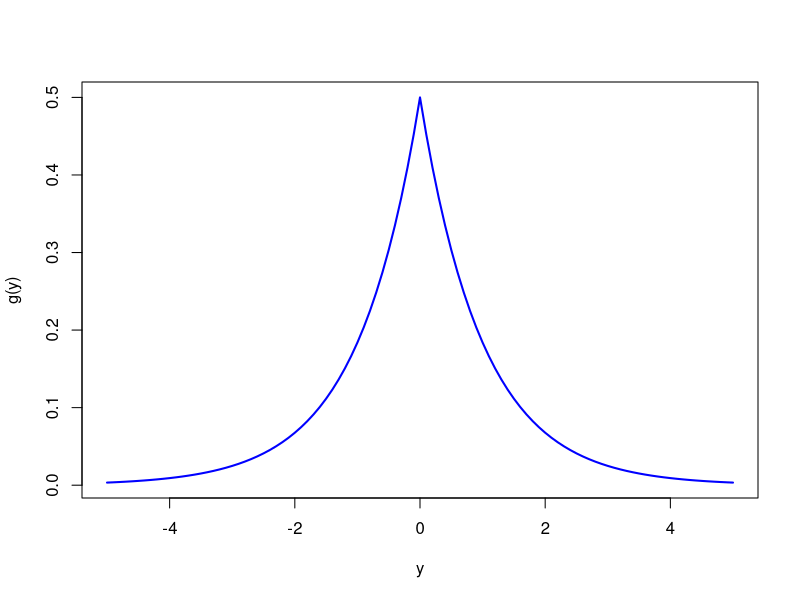
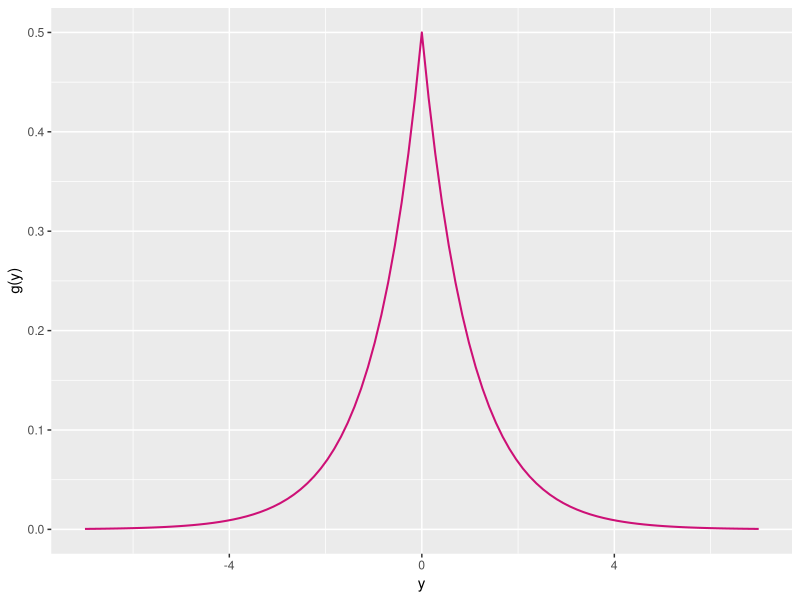
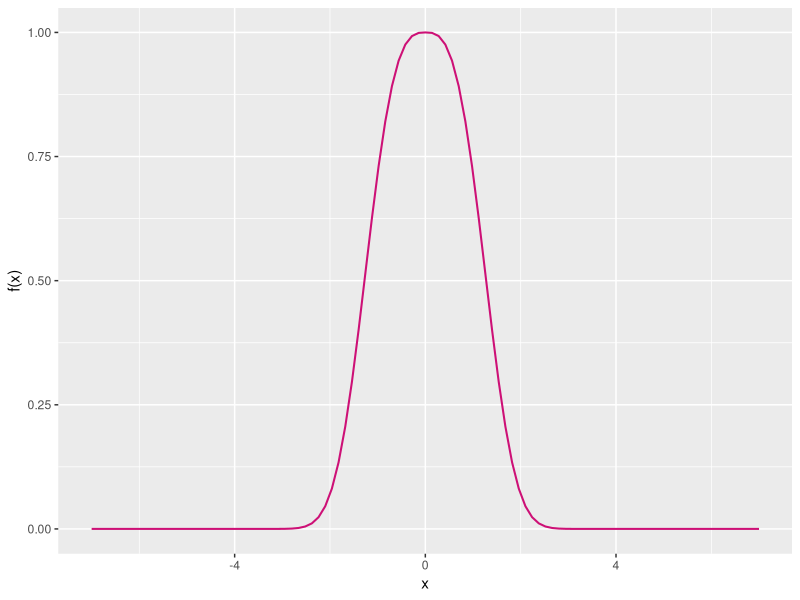
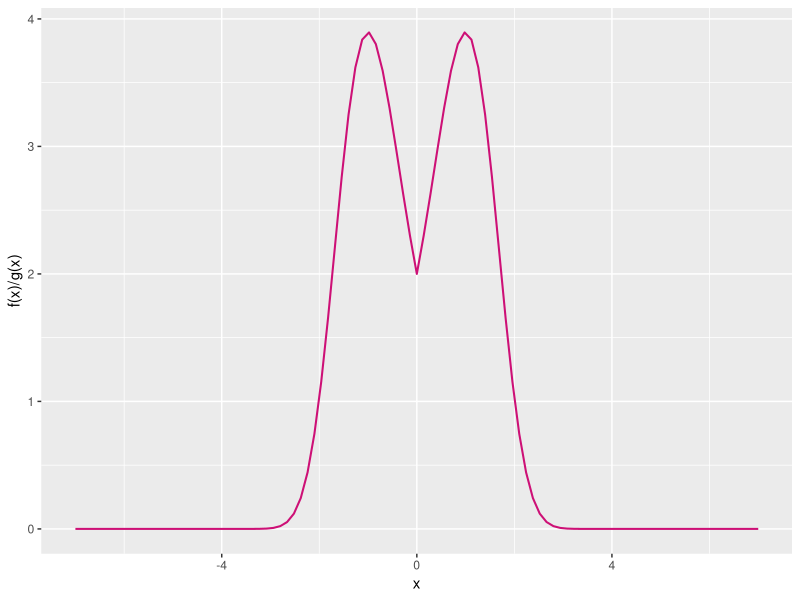
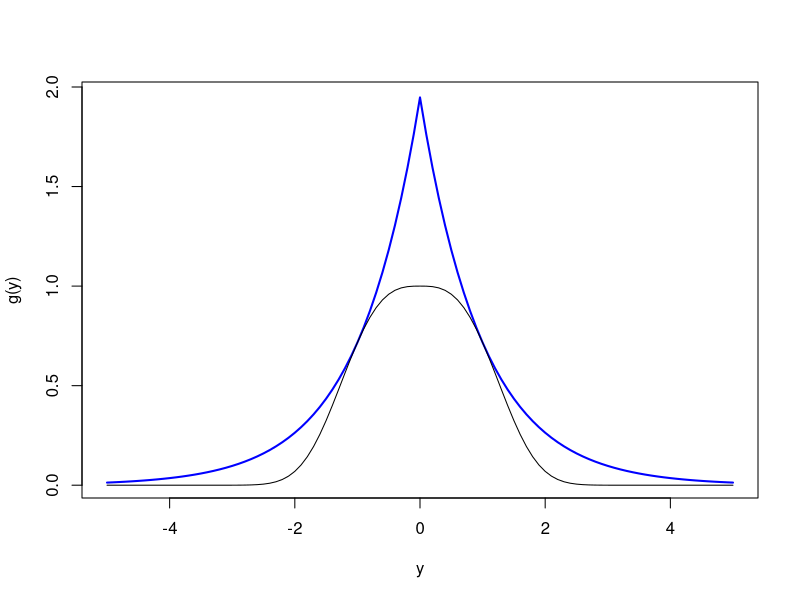
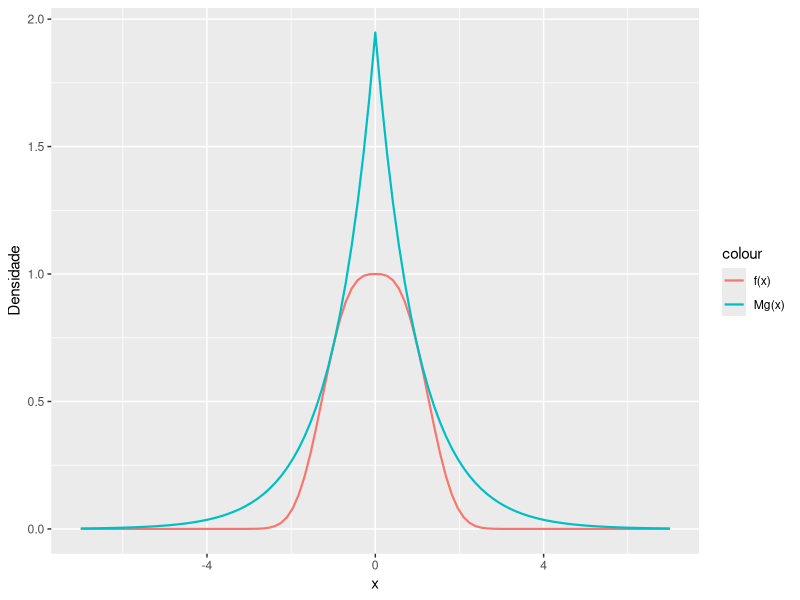
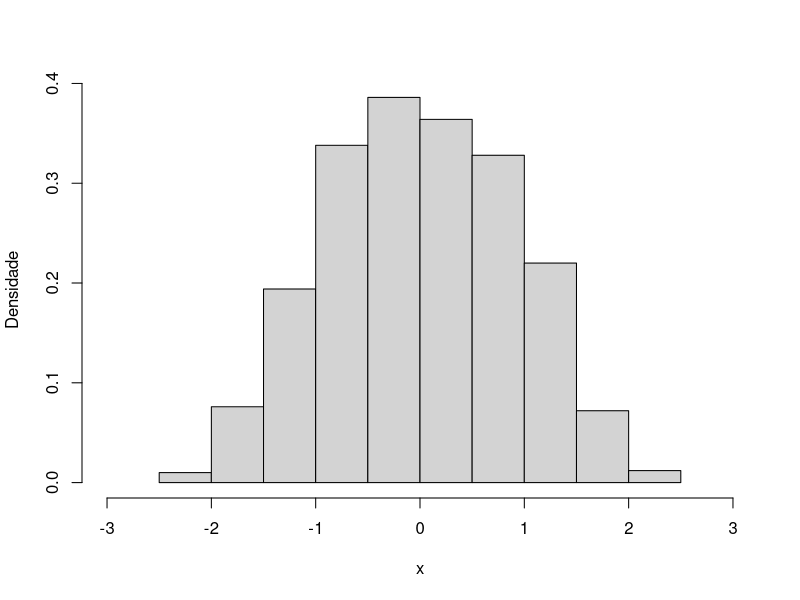
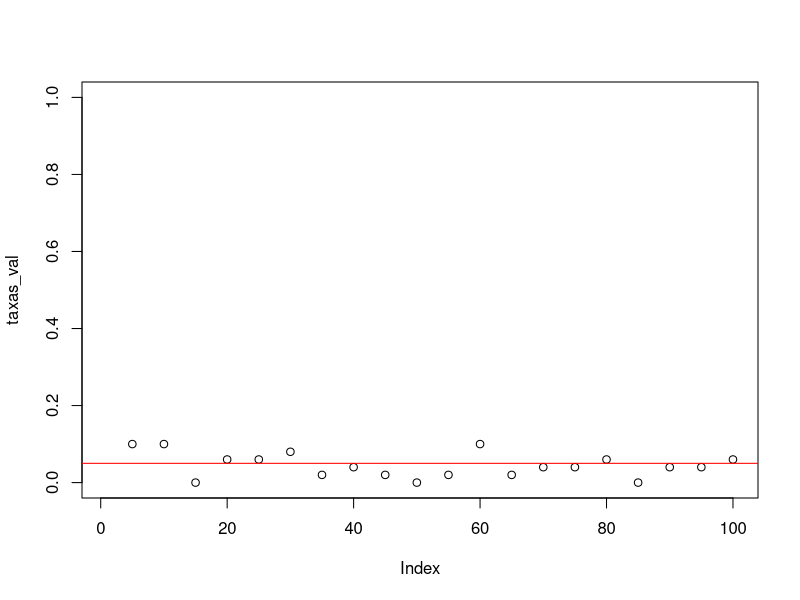

Reproduce these figures in R, in order.
rm(list=ls(all=TRUE))
library(ggplot2)

#####################################################################

#1-)

# Função densidade de probabilidade de Laplace (g(y): função auxiliar)
d_lap <-function(x) {
  return(0.5* exp(-abs(x)))
}

# Gráfico para d_lap
curve(d_lap, -5, 5, xlab = "y", ylab = "g(y)", col = "blue", lwd = 2)

# Mesmo gráfico com ggplot2
ggplot() + 
  xlim(-7,7) + 
  geom_function(fun = d_lap, colour = "deeppink3",size = 0.7) +
  xlab("y") + 
  ylab("g(y)")


# Função de densidade f(x) da v.a. X da qual se quer obter uma amostra
f_x <-function(x) {
  return(exp(-(abs(x)^3)/3))
}

# Gráfico de f(x)
ggplot() + 
  xlim(-7,7) + 
  geom_function(fun = f_x, colour = "deeppink3",size = 0.7) +
  xlab("x") + 
  ylab("f(x)")


# Função f(x)/g(x), da qual queremos obter o valor máximo para atribuir a M
fgx <-function(x) {
  return(f_x(x)/ d_lap(x))
  }


# Gráfico de f(x)/g(x)
ggplot() + 
  xlim(-7,7) + 
  geom_function(fun = fgx, colour = "deeppink3",size = 0.7) +
  xlab("x") + 
  ylab("f(x)/g(x)")


# Obtenção do valor positivo de x que otimiza a função f(x)/g(x)
x_max <- optimize(fgx, interval=c(-7,7), maximum=TRUE)
x_max$maximum

M <- fgx(x_max$maximum)
M

# Função para Mg(x)
Mg_x <-function(x) {
  return(M*d_lap(x))
}

curve(Mg_x, -5, 5, xlab = "y", ylab = "g(y)", col = "blue", lwd = 2)
curve(f_x, add = TRUE)


# Gráfico de f(x) e Mg(x)
ggplot() + 
  xlim(-7,7) + 
  geom_function(aes(colour = "f(x)"), fun = f_x, size = 0.75) +
  geom_function(aes(colour = "Mg(x)"), fun = Mg_x, size = 0.75) +
  xlab("x") +
  ylab("Densidade")


# Algoritmo para obtenção de a.a. de X via método da aceitação-rejeição

n <- 1000 # tamanho da amostra

set.seed(2112) 

i <- n_t <- 0 # Inicialização do contador i para o tamanho da amostra e 
# do contador n_t para o número de tentativas 

a_X <- c() # vetor auxiliar para armazenamento dos valores observados da v.a. X

while(i<n){
  rej <- TRUE
  
  while(rej){
    n_t <- n_t + 1
    
    # Variável auxiliar
    u <-runif(1)
    y <-ifelse(u<=0.5,log(2*u),-log(2*(1-u)))
    
    if(runif(1) <= fgx(y)/M){
      i <- i + 1
      a_X[i] <- y
      rej <- FALSE
    }
  }
}

cat("\n Tamanho da amostra:", i, "\n Número de tentativas:", n_t)

hist(a_X, freq = FALSE, main = "", xlab = "x", ylab = "Densidade", 
     xlim = c(-3,3))


#####################################################################

#2-)

n <- 1000000
aa <- c()

for(i in 1:n){
  x <- rlnorm(1,0,1)
  log_x <- log(x)
  y <- exp(9 + 3*log_x + rnorm(1,0,1))
  aa[i] <- y/x
}

E <- mean(aa)
E
var_est <- var(aa)/n
ep <- sqrt(var_est)
ep

#####################################################################

#3-)
 

rc <- function(aa){
  n <- length(aa)
  result <- ifelse(mean(aa) >= (sqrt(2/n)*qnorm(0.95)+2),1,0)
  return(result)
}

n_tam <- seq(5,100,by=5) # tamanho de amostra
n <- 50 # simulações para cada tamanho de amostra

taxas_val <- c()

for(i in n_tam){
  taxa <- 0
  for(j in 1:n){
    aa <- rpois(n = i,lambda = 2) 
    taxa <- taxa + rc(aa)
  }
  taxa <- taxa/length(1:n)
  taxas_val[i] <- taxa
}

plot(taxas_val, ylim = c(0,1))
abline(h=0.05, col = "red")



n_sim <- seq(50,3000,by=50)
n <- 10000
taxas_val <- c()


for(i in n_sim){
  taxa <- 0
  for(j in 1:i){
    aa <- rpois(n,lambda = 2) 
    taxa <- taxa + rc(aa)
  }
  taxa <- taxa/i
  taxas_val[i] <- taxa
}
plot(taxas_val, ylim = c(0,0.1))
abline(h=0.05, col = "red")



##################################################################

rm(list=ls(all=TRUE))


rc <- function(aa){
  n <- length(aa)
  rej <- ifelse( mean(aa) >= (sqrt(2/n)*qnorm(0.95)+2), 1, 0)
  return(rej)
}


n_aa <- c(10,100,300,500)
n_sim <- 10000

set.seed(2112)

for(i in n_aa){
  taxa_I <- 0
  for(j in 1:n_sim){
    aa <- rpois(i, lambda = 2)
    taxa_I <- taxa_I + rc(aa)
  }
  taxa_I <- round(taxa_I/n_sim,10)
  cat("\nTaxa de erro tipo I, aa de tamanho",i,":",taxa_I)
}
  
  





rm(list=ls(all=TRUE))


rc <- function(aa){
  n <- length(aa)
  rej <- ifelse( mean(aa) >= (sqrt(2/n)*qnorm(0.95)+2), 0, 1)
  return(rej)
}


n_aa <- c(10,100,300,500)
n_sim <- 1000

lambdas <- seq(2.05,4, by = 0.05)


df <- data.frame()

set.seed(2112)

for(i in n_aa){
  for(j in lambdas){
    taxa_II <- 0 
    for(k in 1:n_sim){
      aa <- rpois(i, lambda = j)
      taxa_II <- taxa_II + rc(aa)
    }
    taxa_II <- taxa_II/n_sim
    poder <- (1-taxa_II)
    
    obs <- c(i,j,poder)
  
    df <- rbind(df,obs)
  }
}


names(df) <- c("tam","lambda", "poder")

plot(x = df[df$tam==10,]$lambda, y = df[df$tam==10,]$poder, 
     main = "Poder para amostra de tamanho 10 (Monte Carlo, 1000 simulações)",
     xlab = "Valores para lambda",
     ylab = "Poder observado")

plot(x = df[df$tam==100,]$lambda, y = df[df$tam==100,]$poder, 
     main = "Poder para amostra de tamanho 100 (Monte Carlo, 1000 simulações)",
     xlab = "Valores para lambda",
     ylab = "Poder observado")

plot(x = df[df$tam==300,]$lambda, y = df[df$tam==300,]$poder, 
     main = "Poder para amostra de tamanho 300 (Monte Carlo, 1000 simulações)",
     xlab = "Valores para lambda",
     ylab = "Poder observado")

plot(x = df[df$tam==500,]$lambda, y = df[df$tam==500,]$poder, 
     main = "Poder para amostra de tamanho 500 (Monte Carlo, 1000 simulações)",
     xlab = "Valores para lambda",
     ylab = "Poder observado")
